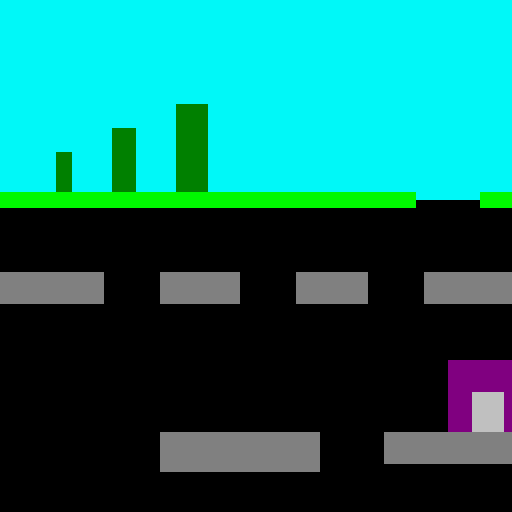

Rendered tile map (Tiled .tmx) drawn with the repository's tilesets; below, a short description and the map source with its tile grids summarised:
An orthogonal 64x64 tile map with 8x8 px tiles, 1 tile layer (Tile Layer 1).

<map version="1.10" tiledversion="1.10.2" orientation="orthogonal" renderorder="right-down" width="64" height="64" tilewidth="8" tileheight="8" infinite="0" nextlayerid="2" nextobjectid="1">
 <tileset firstgid="1" source="basic.tsx" />
 <layer id="1" name="Tile Layer 1" width="64" height="64">
  <data>[4096 cells, 4096 non-empty, 7 distinct tile ids]</data>
 </layer>
</map>
